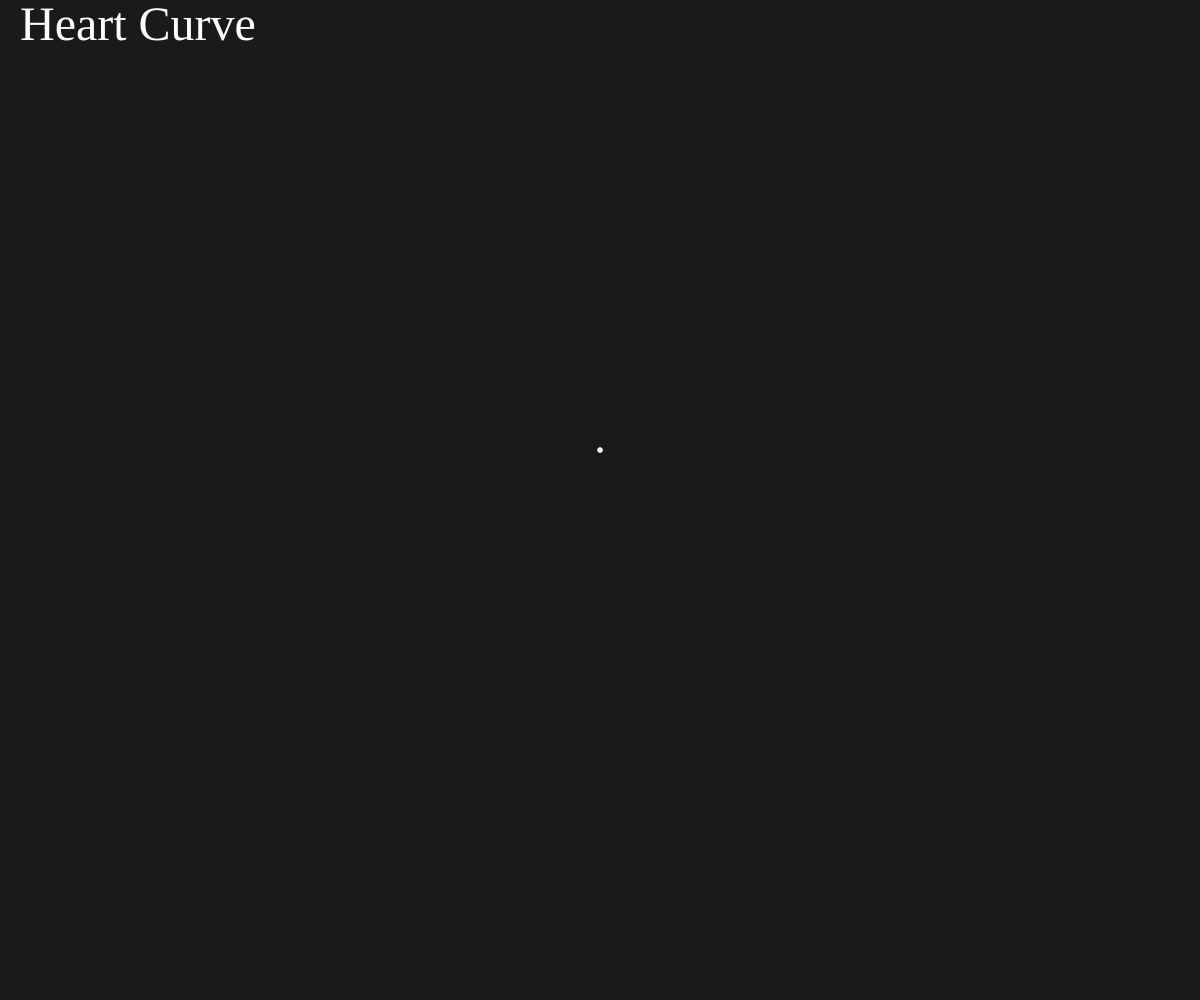
Frame 1 (no input)
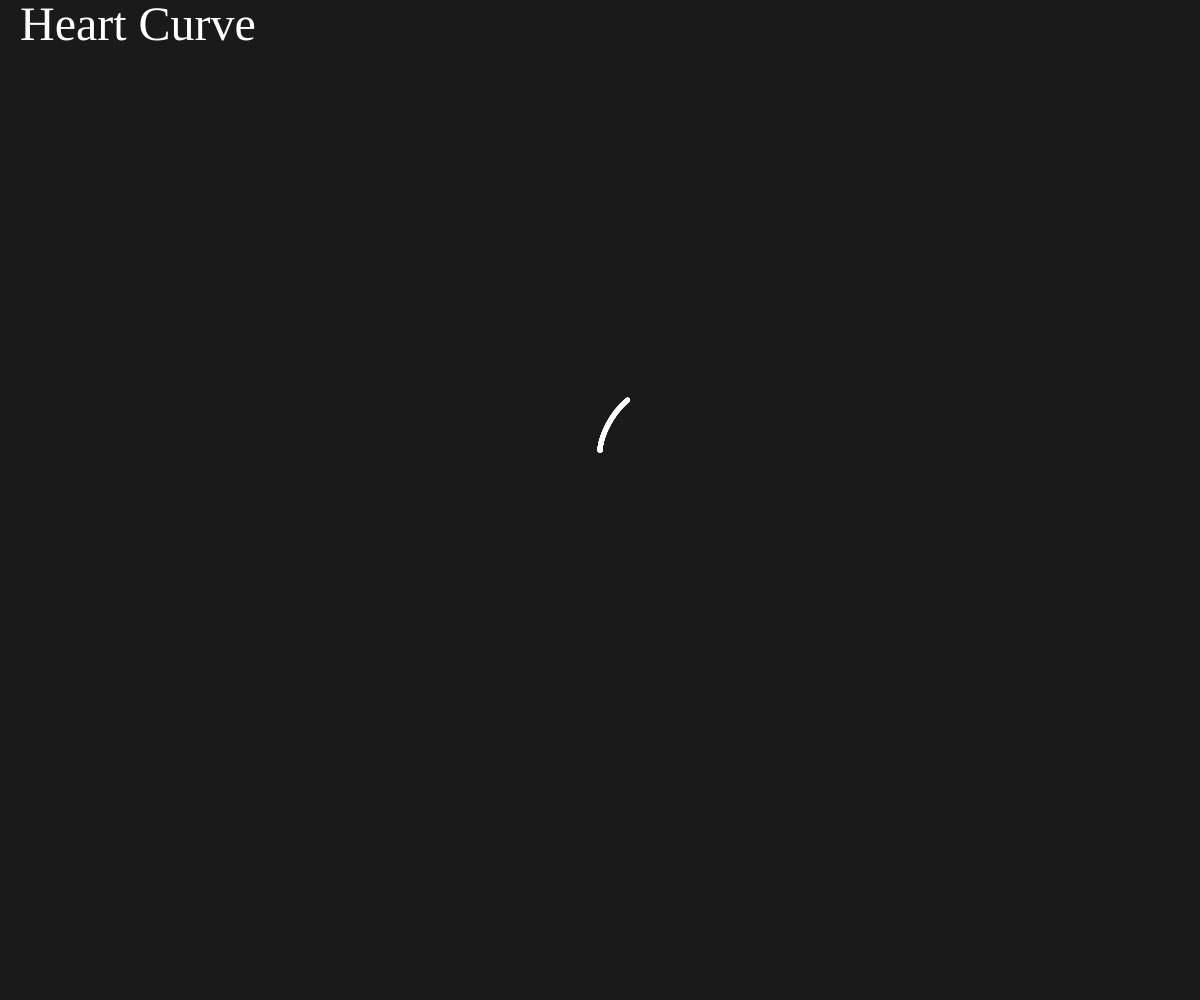
Frame 60 (no input)
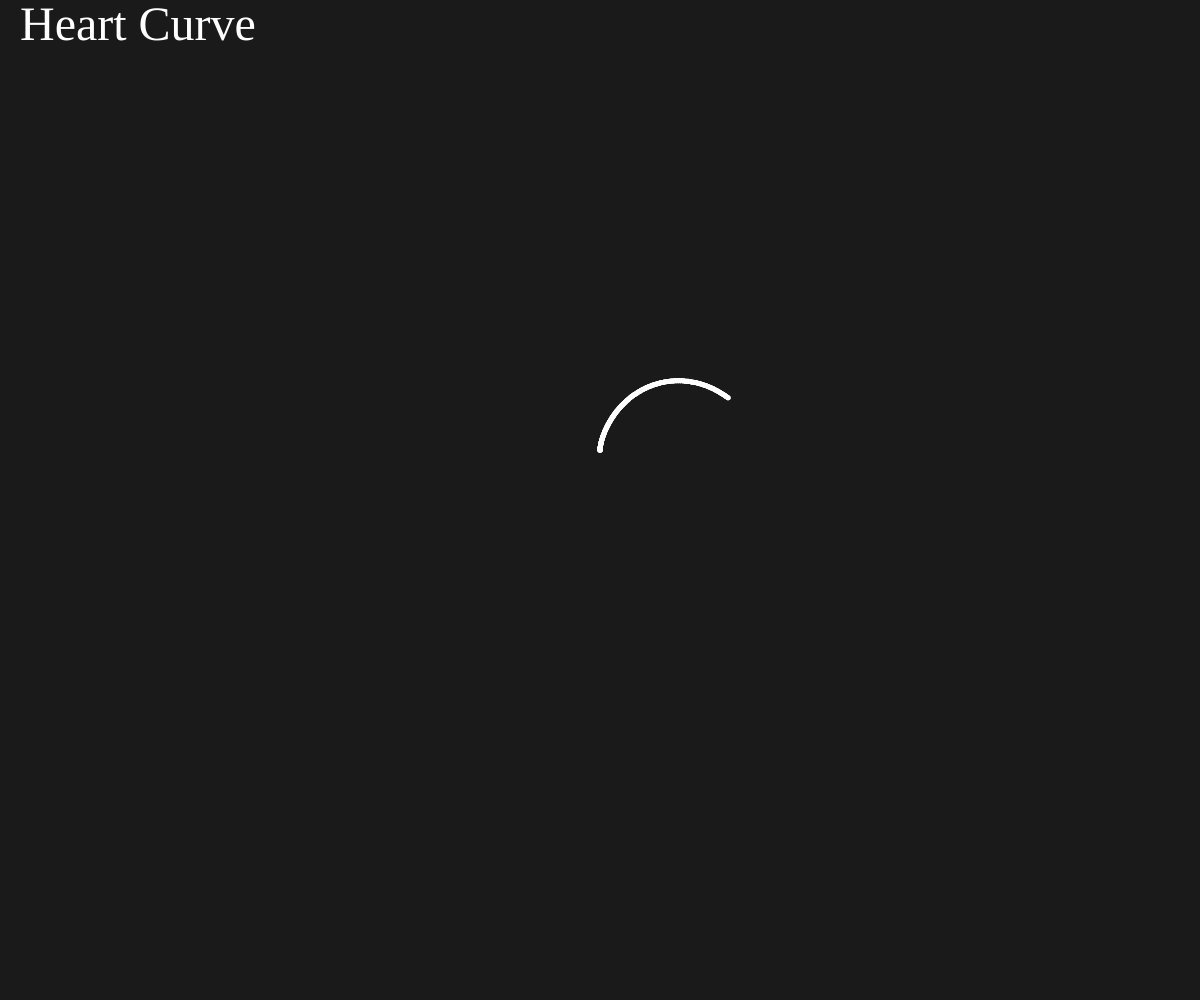
Frame 120 (the mouse pressed at the canvas centre since frame 60)

The p5.js sketch that drew these frames (run headless with seeded random() and noise() and a simulated clock; from frame 60 on, the mouse is pressed at the canvas centre):

// p5.js sketch
// ── sketch.js
let curves = [
  {//heart curve
    'x': (angle, radius) => {
      return radius * 16 * pow(sin(angle), 3);
    },
    'y': (angle, radius) => {
      return -radius * (13 * cos(angle) - 5 * cos(2 * angle) - 2 * cos(3 * angle) - cos(4 * angle));
    },
    'theta': 2*Math.PI,
    'name': 'Heart Curve'
  },
  {//archimedean-spiral
    'x': (angle, radius) => {
      return pow(angle,2)*cos(angle);
    },
    'y': (angle, radius) => {
      return pow(angle,2)*sin(angle);
    },
    'theta':  6*Math.PI,
    'name': 'Archimedean Spiral'
  }
];

let actual = 0;
let angle = 0;

function setup() {
  createCanvas(windowWidth, windowHeight);
  colorMode(HSB, 1, 1, 1);
  background(0.1);
  textSize(48);
  textFont('ariel');
  fill(255);
  text(curves[actual].name,20,40);
}

function draw() {
  //background(0.1);
  translate(width / 2, height / 2);

  noFill();
  stroke(255);
  strokeWeight(5);
  beginShape(POINTS);
  let r = 10;
  // let x = r * 16 * pow(sin(angle), 3);
  // let y = -r * (13 * cos(angle) - 5 * cos(2 * angle) - 2 * cos(3 * angle) - cos(4 * angle));
  let x = curves[actual].x(angle, r);
  let y = curves[actual].y(angle, r);
  vertex(x, y);
  endShape(CLOSE);

  angle += 0.01;

  if(angle > curves[actual].theta){
    console.log(actual);
    background(0.1);
    angle = 0;
    actual = (actual+1)%curves.length;
    translate(0,0);
    strokeWeight(1);
    fill(255);
    text(curves[actual].name,-width/2 + 20,-height/2 + 40);
  }
}
